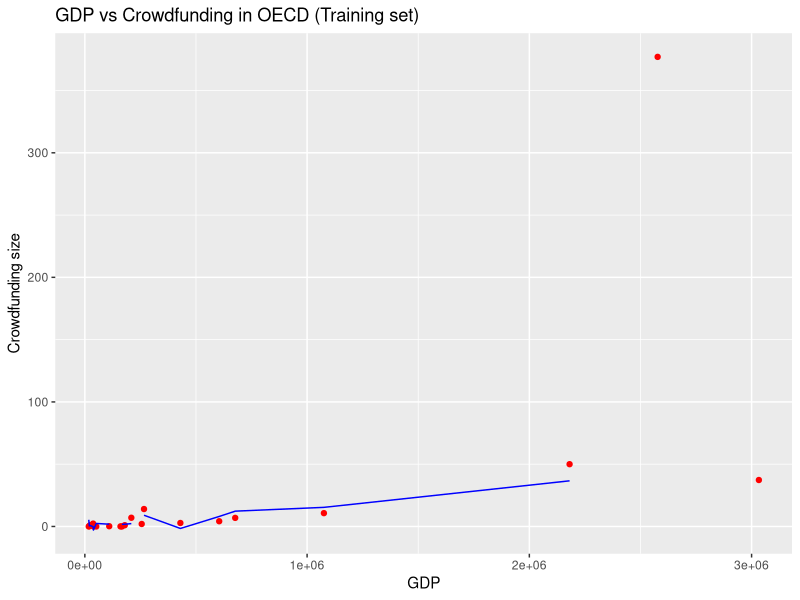
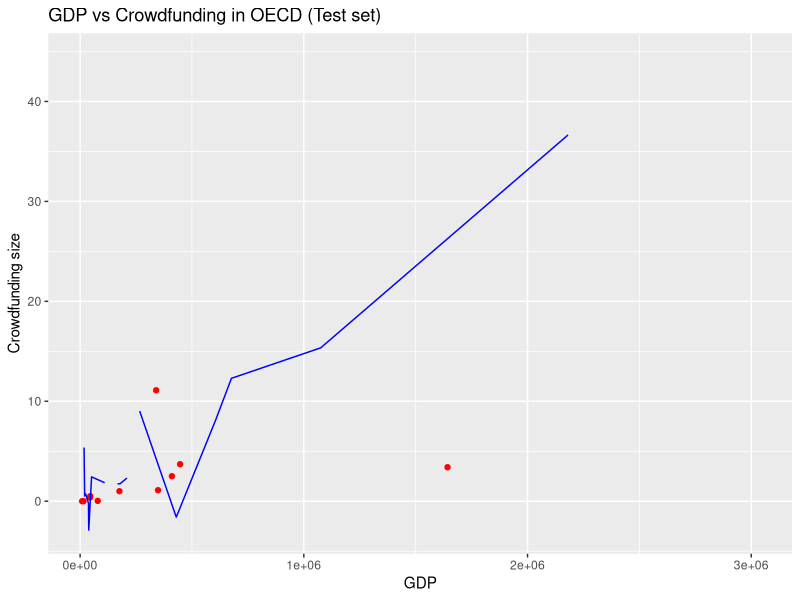

These charts were generated, in order, by the following R code:
# Simple Linear Regression

# Importing the dataset
dataset = read.csv('crowdfunding_stats.csv')

# Splitting the dataset into the Training set and Test set
# install.packages('caTools')
library(caTools)
set.seed(111)
split = sample.split(dataset$Y, SplitRatio = 2/3)
training_set = subset(dataset, split == TRUE)
test_set = subset(dataset, split == FALSE)

# Feature Scaling
# training_set = scale(training_set)
# test_set = scale(test_set)

# Fitting Simple Linear Regression to the Training set
# All variables (except country)
regressor = lm(formula = Y ~ . -Kraj,
               data = training_set)
# GDP, language variables
regressor = lm(formula = Y ~ PKB + three_languages_or_more + Turnout + IT_employment,
               data = training_set)

summary(regressor) # GDP and IT employment turned out to be valuable 

# Predicting the Test set results
y_pred = predict(regressor, newdata = test_set)

# Visualising the Training set results
# install.packages('ggplot2')
library(ggplot2)
ggplot() +
  geom_point(aes(x = training_set$PKB, y = training_set$Y),
             colour = 'red') +
  geom_line(aes(x = training_set$PKB, y = predict(regressor, newdata = training_set)),
            colour = 'blue') +
  ggtitle('GDP vs Crowdfunding in OECD (Training set)') +
  xlab('GDP') +
  ylab('Crowdfunding size')

# Visualising the Test set results
library(ggplot2)
ggplot() +
  geom_point(aes(x = test_set$PKB, y = test_set$Y),
             colour = 'red') +
  geom_line(aes(x = training_set$PKB, y = predict(regressor, newdata = training_set)),
            colour = 'blue') +
  ggtitle('GDP vs Crowdfunding in OECD (Test set)') +
  xlab('GDP') +
  ylab('Crowdfunding size')
